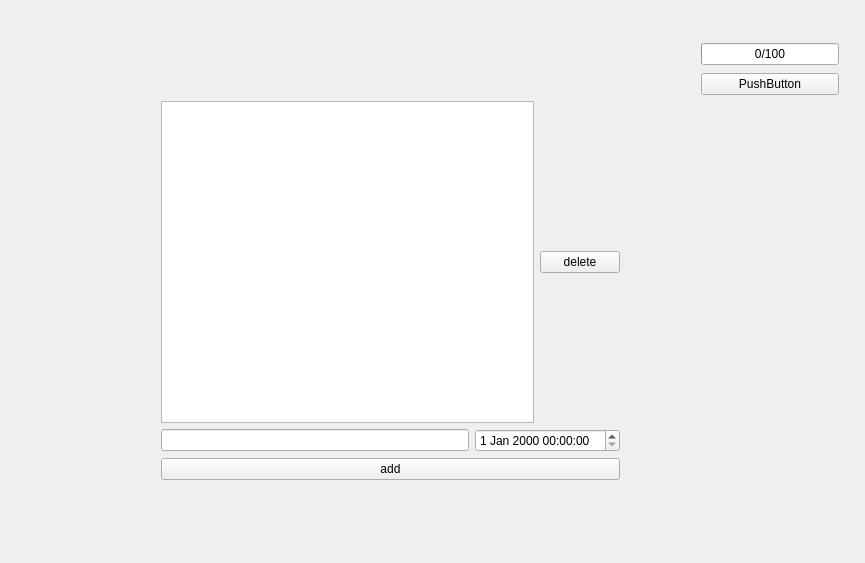
<?xml version="1.0" encoding="UTF-8"?>
<ui version="4.0">
 <class>MainWindow</class>
 <widget class="QMainWindow" name="MainWindow">
  <property name="geometry">
   <rect>
    <x>0</x>
    <y>0</y>
    <width>865</width>
    <height>563</height>
   </rect>
  </property>
  <property name="windowTitle">
   <string>MainWindow</string>
  </property>
  <widget class="QWidget" name="centralWidget">
   <widget class="QWidget" name="verticalLayoutWidget">
    <property name="geometry">
     <rect>
      <x>690</x>
      <y>30</y>
      <width>160</width>
      <height>80</height>
     </rect>
    </property>
    <layout class="QVBoxLayout" name="verticalLayout">
     <item>
      <widget class="QProgressBar" name="progressBar">
       <property name="value">
        <number>0</number>
       </property>
       <property name="textVisible">
        <bool>true</bool>
       </property>
       <property name="orientation">
        <enum>Qt::Orientation::Horizontal</enum>
       </property>
       <property name="format">
        <string>%v/%m</string>
       </property>
      </widget>
     </item>
     <item>
      <widget class="QPushButton" name="pushButton">
       <property name="text">
        <string>PushButton</string>
       </property>
      </widget>
     </item>
    </layout>
   </widget>
   <widget class="QWidget" name="verticalLayoutWidget_3">
    <property name="geometry">
     <rect>
      <x>150</x>
      <y>90</y>
      <width>481</width>
      <height>401</height>
     </rect>
    </property>
    <layout class="QVBoxLayout" name="verticalLayout_3">
     <item>
      <layout class="QHBoxLayout" name="horizontalLayout_2">
       <item>
        <widget class="QListWidget" name="todoList"/>
       </item>
       <item>
        <widget class="QPushButton" name="delBtn">
         <property name="text">
          <string>delete</string>
         </property>
         <property name="flat">
          <bool>false</bool>
         </property>
        </widget>
       </item>
      </layout>
     </item>
     <item>
      <layout class="QVBoxLayout" name="verticalLayout_2">
       <item>
        <layout class="QHBoxLayout" name="horizontalLayout">
         <item>
          <widget class="QLineEdit" name="lineEdit"/>
         </item>
         <item>
          <widget class="QDateTimeEdit" name="dateTimeEdit"/>
         </item>
        </layout>
       </item>
       <item>
        <widget class="QPushButton" name="addBtn">
         <property name="text">
          <string>add</string>
         </property>
        </widget>
       </item>
      </layout>
     </item>
    </layout>
   </widget>
  </widget>
 </widget>
 <layoutdefault spacing="6" margin="11"/>
 <resources/>
 <connections/>
</ui>
